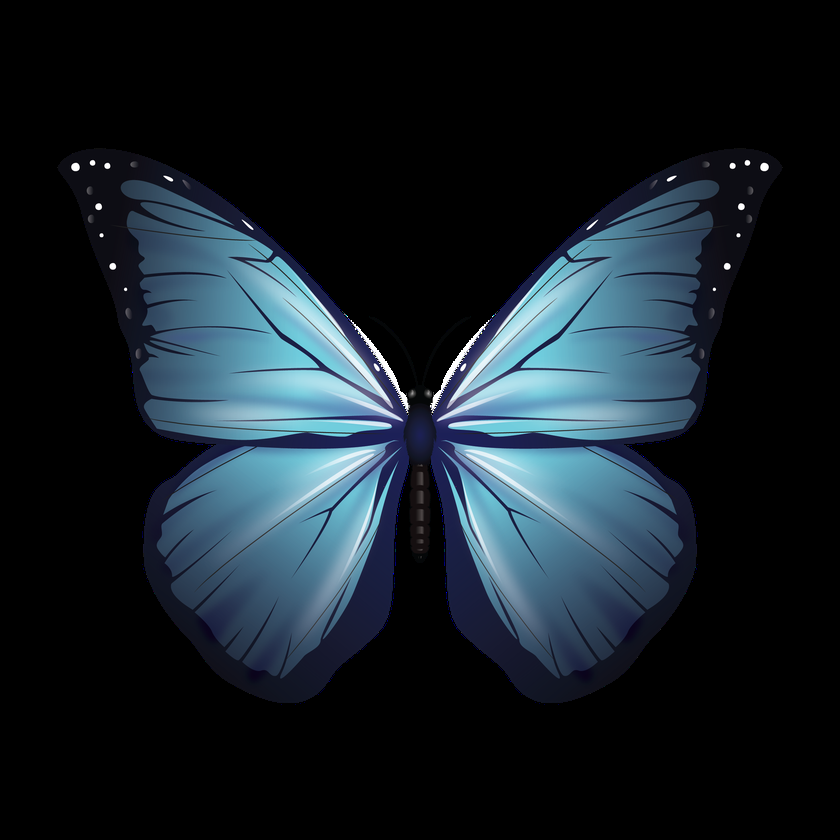
#> input picture Image Processing/images/butterfly.png, 840 x 840 px, shrunk from 2500 x 2500 before the run
$ python Canny.py
#> lines starting #> are read from the running program, lines starting #| are printed output that depends on the picture; after the words box and inside, x2 and y2 are one past the last pixel; in counts of white or black regions, pixels touching at a corner belong together
import numpy as np
import cv2 as cv
from matplotlib import pyplot as plt
img = cv.imread('../images/butterfly.png', 1)
#> img is the input picture: shape (840, 840, 3); mean B, G, R 39.4, 32, 22.3
edges = cv.Canny(img,100,200)
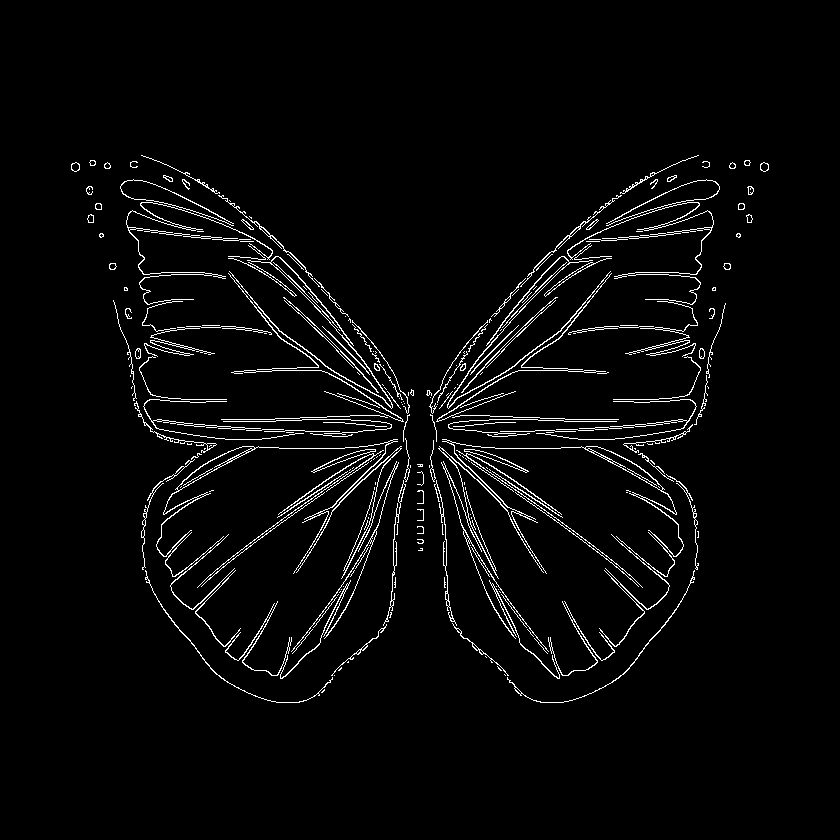
#> edges: shape (840, 840); 3.2% white in thin lines or dots, all inside (x1, y1, x2, y2) = (71, 155, 769, 703)

rgb = cv.cvtColor(edges, cv.COLOR_GRAY2RGB) # RGB for matplotlib, BGR for imshow() !
# step 2: now all edges are white (255,255,255). to make it red, multiply with another array:
rgb *= np.array((1,0,0),np.uint8) # set g and b to 0, leaves red :)
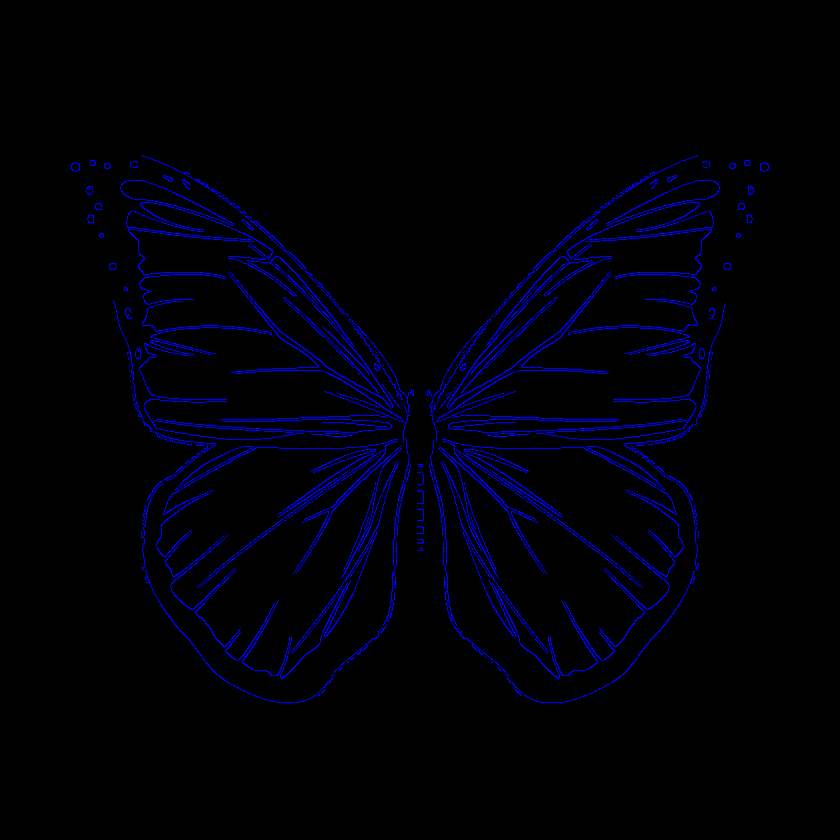
#> rgb: shape (840, 840, 3); mean B, G, R 8.2, 0, 0

 # step 3: compose:
out = np.bitwise_or(img, rgb)
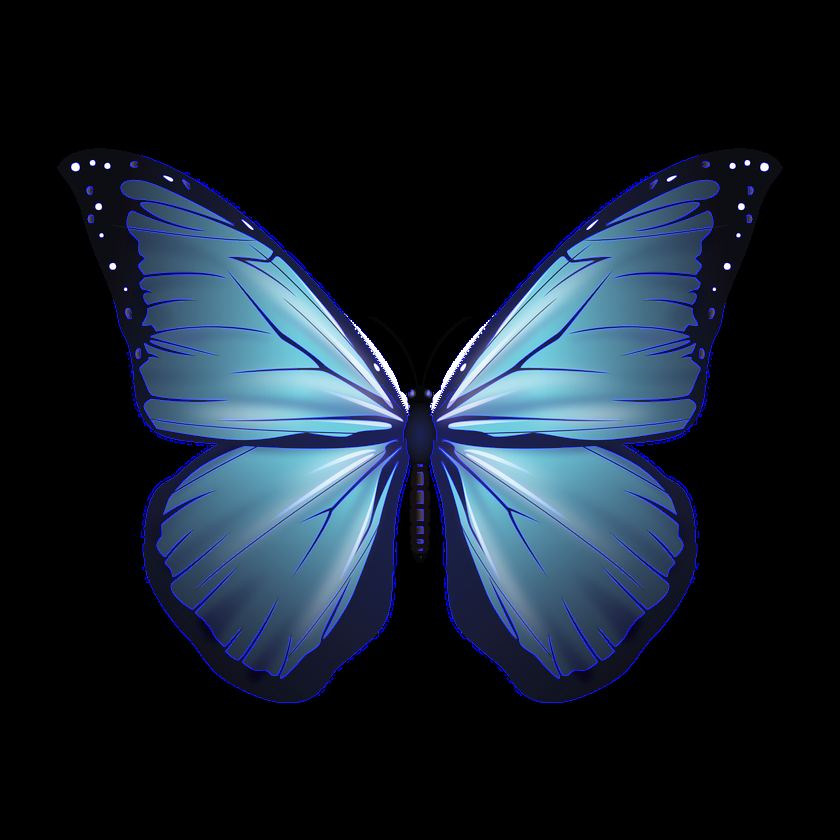
#> out: shape (840, 840, 3); mean B, G, R 43.8, 32, 22.3

plt.subplot(121)
plt.imshow(img,cmap = 'gray')
plt.title('Original Image')
plt.subplot(122)
plt.imshow(out,cmap = 'gray')
plt.title('Edge Image')


plt.show()
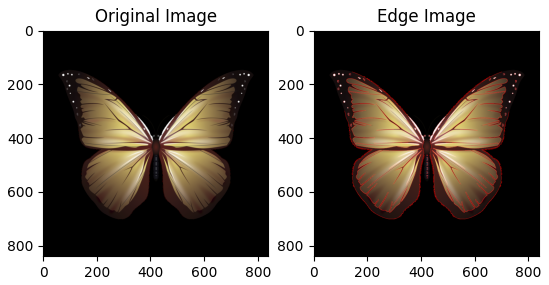
#> figure drawn by matplotlib, 2 panels; B, G, R data is drawn as R, G, B

$ run again, with Image Processing/images/susan_input2.png copied over Image Processing/images/butterfly.png
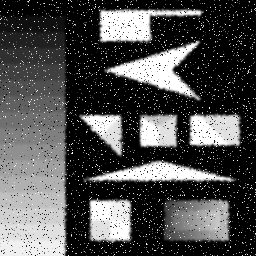
#> input picture Image Processing/images/susan_input2.png, 256 x 256 px
#> img is the input picture: shape (256, 256, 3); min 0, max 255, mean 79.3
#> `edges = cv.Canny(img,100,200)`:
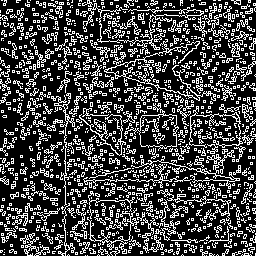
#> edges: shape (256, 256); 26.8% white in thin lines or dots
#> `plt.show()`:
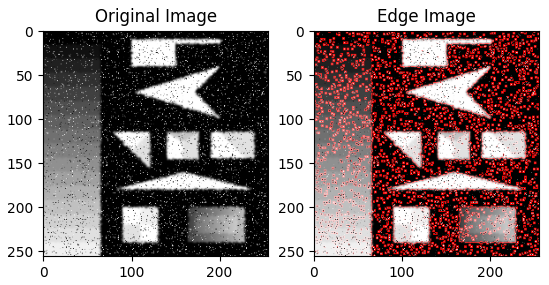
#> figure drawn by matplotlib, 2 panels; B, G, R data is drawn as R, G, B
